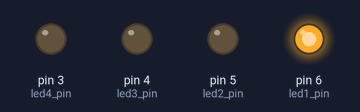
Bench run of a sketch on a simulated Arduino Uno, built with avr-gcc and run on an emulated ATmega328P. On the bench: output pins drawn as LEDs (lit = HIGH).

Above: at 0.1 s.
At 0.7 s:
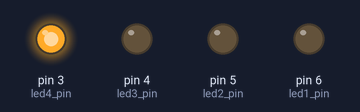
At 1.3 s:
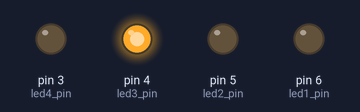
At 2.7 s:
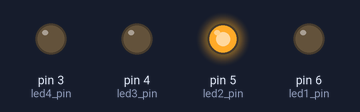
Timing chart, 0 to 3.0 s (numbered marks = the images above):
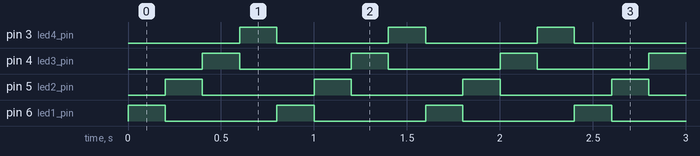

Measured:
- by itself, pin 3 (led4_pin), pin 4 (led3_pin), pin 5 (led2_pin), pin 6 (led1_pin): alternates HIGH for 0.20 s and LOW for 0.60 s
- by itself, everything shown: repeats every 0.80 s, in 4 steps

The sketch:

LED03.ino
```cpp
const int led1_pin=6;
const int led2_pin=5;
const int led3_pin=4;
const int led4_pin=3;

void setup() {
  pinMode(led1_pin,OUTPUT);
  pinMode(led2_pin,OUTPUT);
  pinMode(led3_pin,OUTPUT);
  pinMode(led4_pin,OUTPUT);

}

void loop() {
  //LED1
  digitalWrite(led1_pin, HIGH);
  digitalWrite(led2_pin, LOW);
  digitalWrite(led3_pin, LOW);
  digitalWrite(led4_pin, LOW);
  delay(200);
  //LED2
  digitalWrite(led1_pin, LOW);
  digitalWrite(led2_pin, HIGH);
  digitalWrite(led3_pin, LOW);
  digitalWrite(led4_pin, LOW);
  delay(200);
  //LED3
  digitalWrite(led1_pin, LOW);
  digitalWrite(led2_pin, LOW);
  digitalWrite(led3_pin, HIGH);
  digitalWrite(led4_pin, LOW);
  delay(200);
  //LED4
  digitalWrite(led1_pin, LOW);
  digitalWrite(led2_pin, LOW);
  digitalWrite(led3_pin, LOW);
  digitalWrite(led4_pin, HIGH);
  delay(200);
}
```
